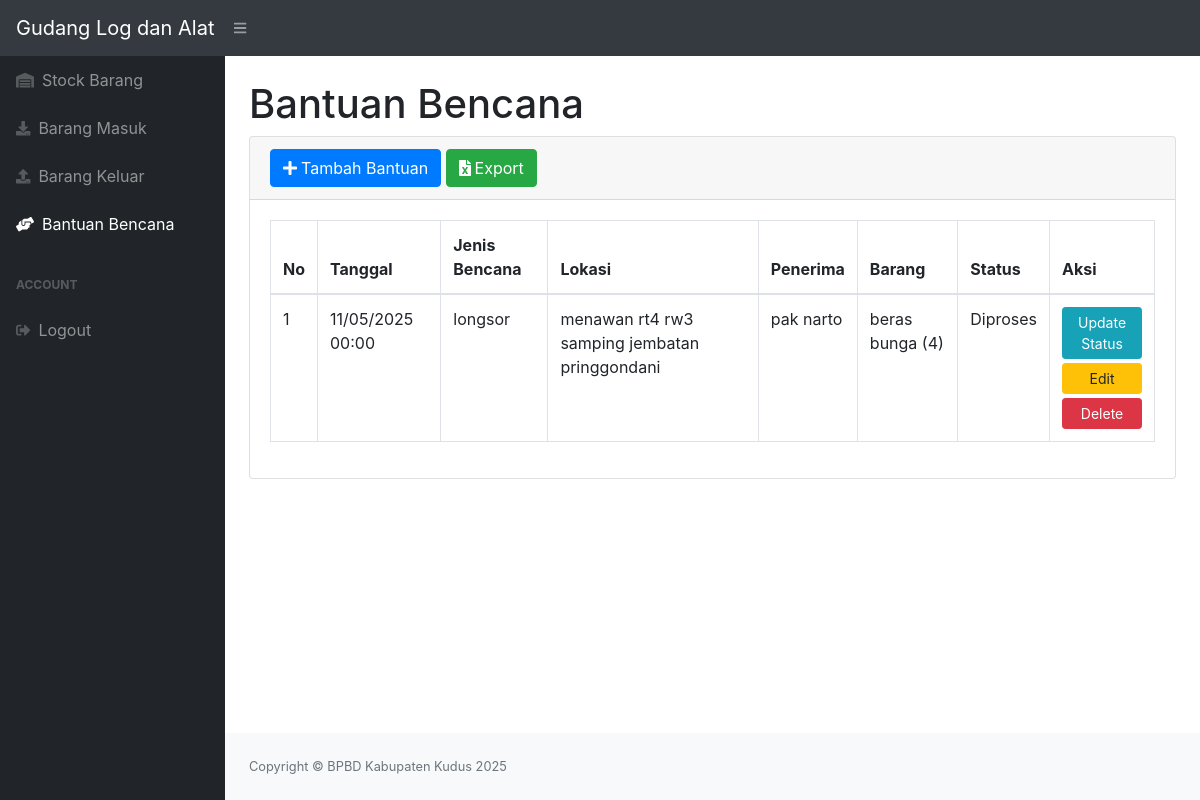
The page /bantuan.php (signed in) on the database as committed earlier.
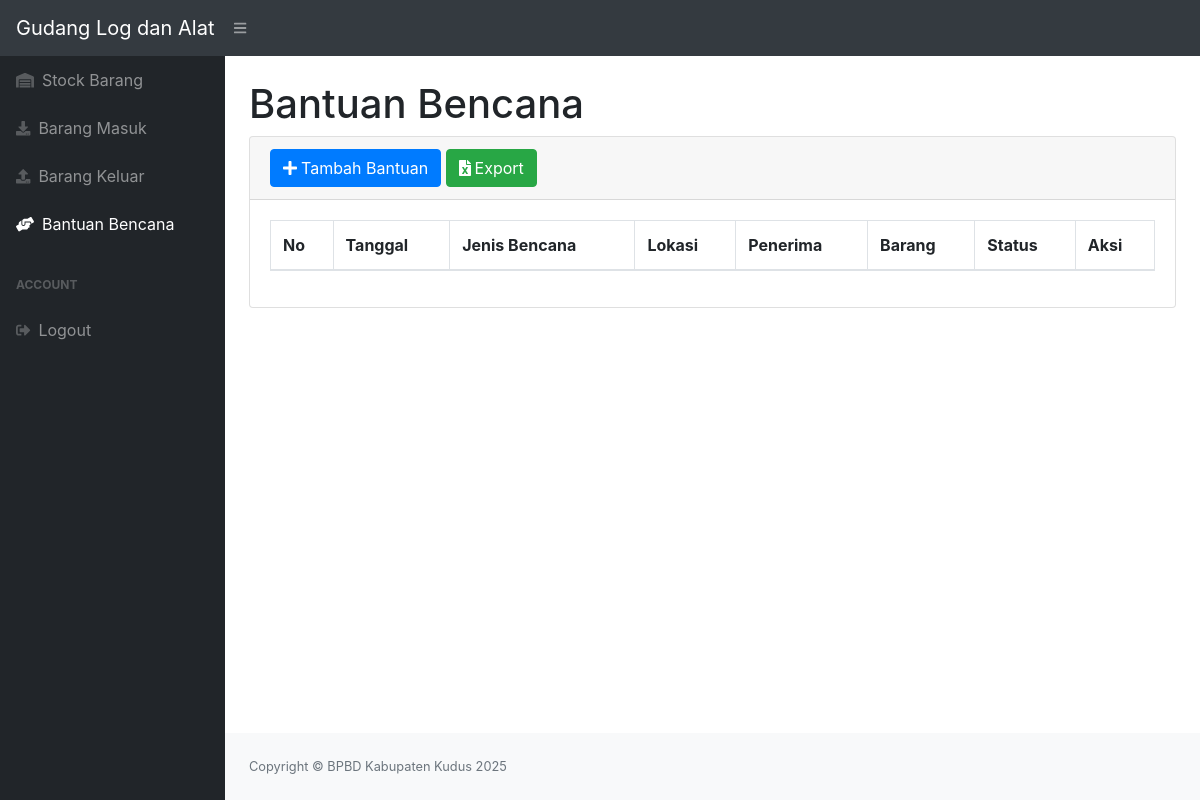
The same page on the database as committed later.
### tables this page shows
CREATE TABLE `bantuan_bencana` (
  `id_bantuan` int(11) NOT NULL,
  `tanggal` date NOT NULL DEFAULT current_timestamp(),
  `jenis_bencana` varchar(100) NOT NULL,
  `lokasi_bencana` text NOT NULL,
  `penerima` varchar(50) NOT NULL,
  `kontak_penerima` varchar(15) NOT NULL,
  `keterangan` text DEFAULT NULL,
  `status` varchar(15) NOT NULL DEFAULT 'Diproses'
);

### bantuan.php (the view, shortened to what the changed rows need)
<?php
require 'function.php';
?>
<!DOCTYPE html>
<html lang="en">
    <head>
        <link href="css/styles.css" rel="stylesheet" />
        <link href="https://cdn.datatables.net/1.10.20/css/dataTables.bootstrap4.min.css" rel="stylesheet" />
    </head>
    <body class="sb-nav-fixed">
        <div id="layoutSidenav">
            <div id="layoutSidenav_content">
                <main>
                    <div class="container-fluid">
                        <h1 class="mt-4">Bantuan Bencana</h1>
                        <div class="card mb-4">
                            <div class="card-body">
                                <div class="table-responsive">
                                    <table class="table table-bordered" id="dataTable" width="100%" cellspacing="0">
                                        <thead>
                                            <tr>
                                                <th>No</th>
                                                <th>Tanggal</th>
                                                <th>Jenis Bencana</th>
                                                <th>Lokasi</th>
                                                <th>Penerima</th>
                                                <th>Barang</th>
                                                <th>Status</th>
                                                <th>Aksi</th>
                                            </tr>
                                        </thead>
                                        <tbody>
                                        <?php
                                            $query = mysqli_query($conn, "SELECT b.*,
                                                GROUP_CONCAT(CONCAT(s.namabarang, ' (', d.jumlah, ')') SEPARATOR ', ') as detail_barang
                                                FROM bantuan_bencana b
                                                LEFT JOIN detail_bantuan d ON b.id_bantuan = d.id_bantuan
                                                LEFT JOIN stock s ON d.id_barang = s.idbarang
                                                GROUP BY b.id_bantuan
                                                ORDER BY b.tanggal DESC");
                                            $no = 1;
                                            while($data = mysqli_fetch_array($query)){
                                        ?>
                                            <tr>
                                                <td><?=$no++?></td>
                                                <td><?=date('d/m/Y H:i', strtotime($data['tanggal']))?></td>
                                                <td><?=$data['jenis_bencana']?></td>
                                                <td><?=$data['lokasi_bencana']?></td>
                                                <td><?=$data['penerima']?></td>
                                                <td><?=$data['detail_barang']?></td>
                                                <td><?=$data['status']?></td>
                                                <td>
                                                     <div class="d-flex flex-column">
                                                    <button type="button" class="btn btn-info btn-sm mb-1" data-toggle="modal"
                                                            data-target="#updateStatus<?=$data['id_bantuan']?>">
                                                        Update Status
                                                    </button>
                                                    <button type="button" class="btn btn-warning btn-sm mb-1" data-toggle="modal"
                                                            data-target="#edit<?=$data['id_bantuan']?>">
                                                        Edit
                                                    </button>
                                                    <button type="button" class="btn btn-danger btn-sm" data-toggle="modal"
                                                            data-target="#delete<?=$data['id_bantuan']?>">
                                                        Delete
                                                    </button>
                                                </div>
                                                </td>
                                            </tr>
                                        <?php
                                            }
                                        ?>
                                        </tbody>
                                    </table>
                                </div>
                            </div>
                        </div>
                    </div>
                </main>
            </div>
        </div>
    </body>
</html>

Rows that differ between the two databases and show on the page:
removed bantuan_bencana: tanggal "11/05/2025 00:00", jenis_bencana "longsor", lokasi_bencana "menawan rt4 rw3 samping jembatan pringgondani", penerima "pak narto", detail_barang "beras bunga (4)", status "Diproses"
